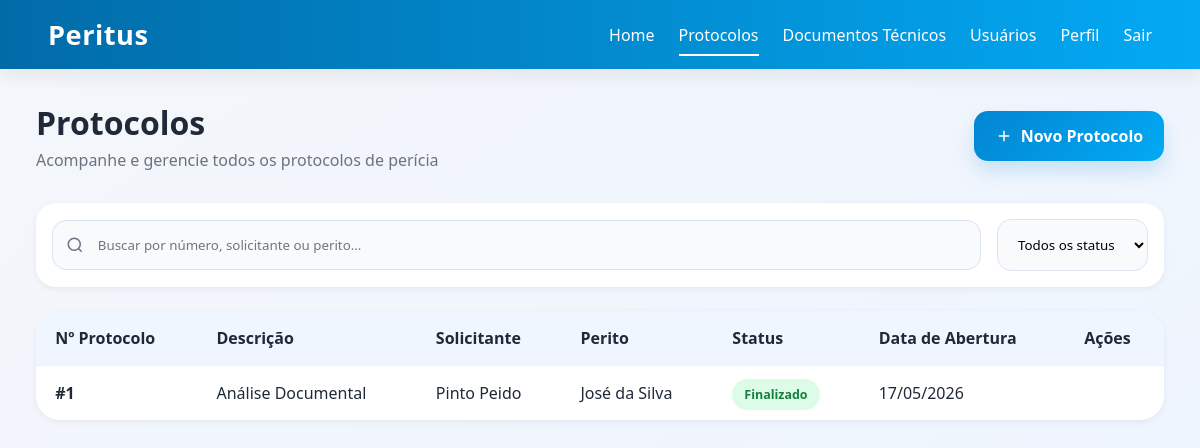
The page /protocolos/ (signed in) on the database its author committed.
### protocolos/models.py (models this page shows, shortened)
class Protocolo(models.Model):
    class Status(models.TextChoices):
        ABERTO     = 'ABT', 'Aberto'
        EM_TRAMITE = 'TRM', 'Em Trâmite'
        FINALIZADO = 'FIN', 'Finalizado'
    class Prioridade(models.TextChoices):
        NORMAL       = 'NOR', 'Normal'
        URGENTE      = 'URG', 'Urgente'
        MUITO_URGENTE = 'MUR', 'Muito Urgente'
    prioridade = models.CharField(
        max_length=3,
        choices=Prioridade.choices,
        default=Prioridade.NORMAL,
    )
    obs = models.TextField(blank=True, default='')
    titulo      = models.CharField(max_length=200)
    descricao   = models.TextField()
    status      = models.CharField(
        max_length=3,
        choices=Status.choices,
        default=Status.EM_TRAMITE,
    )
    solicitante = models.ForeignKey(
        settings.AUTH_USER_MODEL,
        on_delete=models.PROTECT,
        related_name='protocolos_solicitados',
    )
    perito = models.ForeignKey(
        settings.AUTH_USER_MODEL,
        on_delete=models.SET_NULL,
        null=True,
        blank=True,
        related_name='protocolos_atribuidos',
    )
    criado_em   = models.DateTimeField(auto_now_add=True)
    atualizado_em = models.DateTimeField(auto_now=True)

### usuarios/models.py (models this page shows, shortened)
class Usuario(AbstractUser):
    class Perfil(models.TextChoices):
        ADMINISTRADOR = 'ADM', 'Administrador'
        PERITO        = 'PER', 'Perito'
        SOLICITANTE   = 'SOL', 'Solicitante'
    email = models.EmailField(unique=True)
    perfil = models.CharField(
        max_length=3,
        choices=Perfil.choices,
        default=Perfil.SOLICITANTE,
    )
    USERNAME_FIELD  = 'email'
    REQUIRED_FIELDS = ['username']

### protocolos/views.py (the view)
# urls.py: path('protocolos/',                 p.protocolos_view,      name='protocolos'),
@login_required
def protocolos_view(request):
    context = {
        'protocolos': Protocolo.objects.select_related('solicitante', 'perito').order_by('-criado_em'),
        'peritos': Usuario.objects.filter(perfil='PER'),
    }
    return render(request, 'protocolos.html', context)

### templates/protocolos.html (shortened to what this page needs)
{% load static %}
<!DOCTYPE html>
<html lang="pt-BR">
<head>
    <link rel="stylesheet" href="{% static 'home.css' %}">
    <link rel="stylesheet" href="{% static 'dashboard.css' %}">
    <link rel="stylesheet" href="{% static 'table.css' %}">
</head>
<body>
    <header>
        <div class="logo">Peritus</div>
        <nav>
            <a href="{% url 'home' %}">Home</a>
            <a href="{% url 'protocolos' %}" class="active">Protocolos</a>
            <a href="{% url 'documentos' %}">Documentos Técnicos</a>
            <a href="{% url 'usuarios' %}">Usuários</a>
            <a href="{% url 'perfil' %}">Perfil</a>
            <a href="{% url 'logout' %}">Sair</a>
        </nav>
    </header>
    <main class="dashboard">
        <div class="page-header">
            <div>
                <h1>Protocolos</h1>
                <p class="page-sub">Acompanhe e gerencie todos os protocolos de perícia</p>
            </div>
            <a href="{% url 'protocolo_novo' %}" class="btn-primary">
                <svg viewBox="0 0 24 24" fill="none" stroke="currentColor" stroke-width="2"><path d="M12 5v14M5 12h14"/></svg>
                Novo Protocolo
            </a>
        </div>
        <div class="filters-bar">
            <div class="search-wrapper">
                <svg viewBox="0 0 24 24" fill="none" stroke="currentColor" stroke-width="2"><circle cx="11" cy="11" r="8"/><path d="m21 21-4.35-4.35"/></svg>
                <input type="text" id="searchInput" placeholder="Buscar por número, solicitante ou perito..." oninput="filtrar()">
            </div>
            <select id="filtroStatus" onchange="filtrar()">
                <option value="">Todos os status</option>
            </select>
        </div>
        <div class="table-wrapper">
            <table class="data-table" id="tabelaProtocolos">
                <thead>
                    <tr>
                        <th>Nº Protocolo</th>
                        <th>Descrição</th>
                        <th>Solicitante</th>
                        <th>Perito</th>
                        <th>Status</th>
                        <th>Data de Abertura</th>
                        <th>Ações</th>
                    </tr>
                </thead>
                <tbody id="tbodyProtocolos">
                    {% for p in protocolos %}
                    <tr data-num="{{ p.pk }}"
                        data-solicitante="{{ p.solicitante.get_full_name|default:p.solicitante.email|lower }}"
                        data-perito="{{ p.perito.get_full_name|default:'—'|lower }}"
                        data-status="{{ p.status }}">
                        <td><strong>#{{ p.pk }}</strong></td>
                        <td>{{ p.titulo }}</td>
                        <td>{{ p.solicitante.get_full_name|default:p.solicitante.email }}</td>
                        <td>{{ p.perito.get_full_name|default:"—" }}</td>
                        <td>
                            {% if p.status == 'ABT' %}<span class="badge badge-aberto">Aberto</span>
                            {% elif p.status == 'TRM' %}<span class="badge badge-tramite">Em Trâmite</span>
                            {% else %}<span class="badge badge-finalizado">Finalizado</span>
                            {% endif %}
                        </td>
                        <td>{{ p.criado_em|date:"d/m/Y" }}</td>
                        <td class="actions-cell">
                        </td>
                    </tr>
                    {% empty %}
                    <tr><td colspan="7" style="text-align:center">Nenhum protocolo cadastrado.</td></tr>
                    {% endfor %}
                </tbody>
            </table>
        </div>
    </main>
</body>
</html>

### templates/styles/home.css (style rules this page uses)
:root { --primary: #0285d1; --primary-dark: #016ba8; --primary-light: #03a9f4; --bg: #f4f7fb; --surface: #ffffff; --surface-2: #f8fbff; --text: #1f2937; --text-light: #6b7280; --border: #dbe4ee; --success: #22c55e; --warning: #f59e0b; --danger: #ef4444; --purple: #7c3aed; --shadow-sm: 0 2px 6px rgba(0,0,0,.06); --shadow-md: 0 6px 20px rgba(0,0,0,.08); --radius: 16px; --transition: .25s ease; }
* { margin:0; padding:0; box-sizing:border-box; font-family:'Segoe UI', Tahoma, Geneva, Verdana, sans-serif; }
body { background: linear-gradient(to bottom right,#f4f7fb,#edf4ff); color: var(--text); min-height:100vh; }
header { width:100%; padding:1rem 4%; background: linear-gradient(90deg,var(--primary-dark),var(--primary-light)); display:flex; align-items:center; justify-content:space-between; position:sticky; top:0; z-index:1000; box-shadow: var(--shadow-md); }
.logo { font-size:1.7rem; font-weight:700; color:white; letter-spacing:.5px; }
nav { display:flex; align-items:center; gap:1.5rem; }
nav a { color:white; text-decoration:none; font-weight:500; padding:.4rem 0; position:relative; transition:var(--transition); }
nav a::after { content:''; position:absolute; bottom:-4px; left:0; width:0; height:2px; background:white; transition:var(--transition); }
nav a:hover::after, nav a.active::after { width:100%; }
.dashboard { width:min(1400px,94%); margin:2rem auto; }
.page-header, .tabs-header { display:flex; justify-content:space-between; align-items:center; margin-bottom:2rem; gap:1rem; }
.page-header h1, .tabs-header h1 { font-size:2rem; margin-bottom:.3rem; }
.page-sub { color:var(--text-light); }
.btn-primary, .btn-primary-sm, .btn-secondary-sm, .btn-danger-sm, .btn-cancel { border:none; outline:none; cursor:pointer; transition:var(--transition); text-decoration:none; display:inline-flex; align-items:center; justify-content:center; gap:.5rem; font-weight:600; }
.btn-primary { background:linear-gradient(135deg,var(--primary),var(--primary-light)); color:white; padding:.9rem 1.3rem; border-radius:14px; box-shadow:0 10px 20px rgba(2,133,209,.18); }
.btn-primary svg { width:18px; height:18px; }
.badge { padding:.45rem .75rem; border-radius:999px; font-size:.78rem; font-weight:700; }
.badge-finalizado { background:#dcfce7; color:#15803d; }

### templates/styles/table.css (style rules this page uses)
.filters-bar { display:flex; justify-content:space-between; align-items:center; gap:1rem; margin-bottom:1.5rem; background:white; padding:1rem; border-radius:20px; box-shadow:var(--shadow-sm); }
.search-wrapper { position:relative; flex:1; }
.search-wrapper svg { width:18px; height:18px; position:absolute; left:14px; top:50%; transform:translateY(-50%); color:#64748b; }
.search-wrapper input { width:100%; padding:.95rem 1rem .95rem 2.8rem; border:1px solid var(--border); border-radius:14px; background:#f8fafc; outline:none; transition:var(--transition); }
.filters-bar select { padding:.95rem 1rem; border-radius:14px; border:1px solid var(--border); background:#f8fafc; }
.table-wrapper { background:white; border-radius:24px; overflow:hidden; box-shadow:var(--shadow-sm); }
.data-table, .recent-table { width:100%; border-collapse:collapse; }
.data-table thead, .recent-table thead { background:#eff6ff; }
.data-table th, .data-table td, .recent-table th, .recent-table td { padding:1rem 1.2rem; text-align:left; }
.data-table tbody tr, .recent-table tbody tr { border-top:1px solid #eef2f7; transition:var(--transition); }
.actions-cell { display:flex; flex-wrap:wrap; gap:.5rem; }

### rows shown on the page
Protocolo: pk "1", titulo "Análise Documental", solicitante.get_full_name "Pinto Peido", perito.get_full_name "José da Silva", status "Finalizado", criado_em "17/05/2026"
